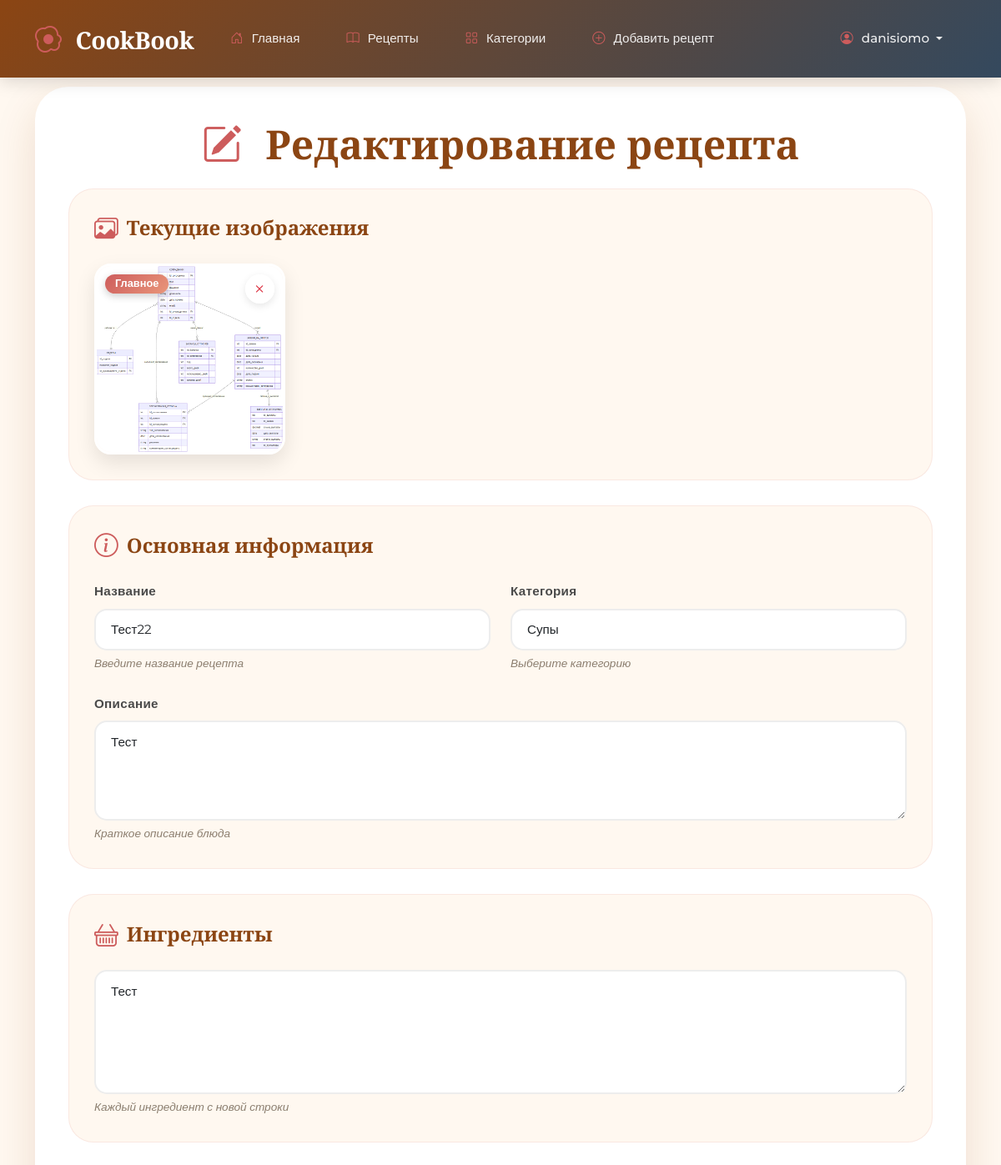
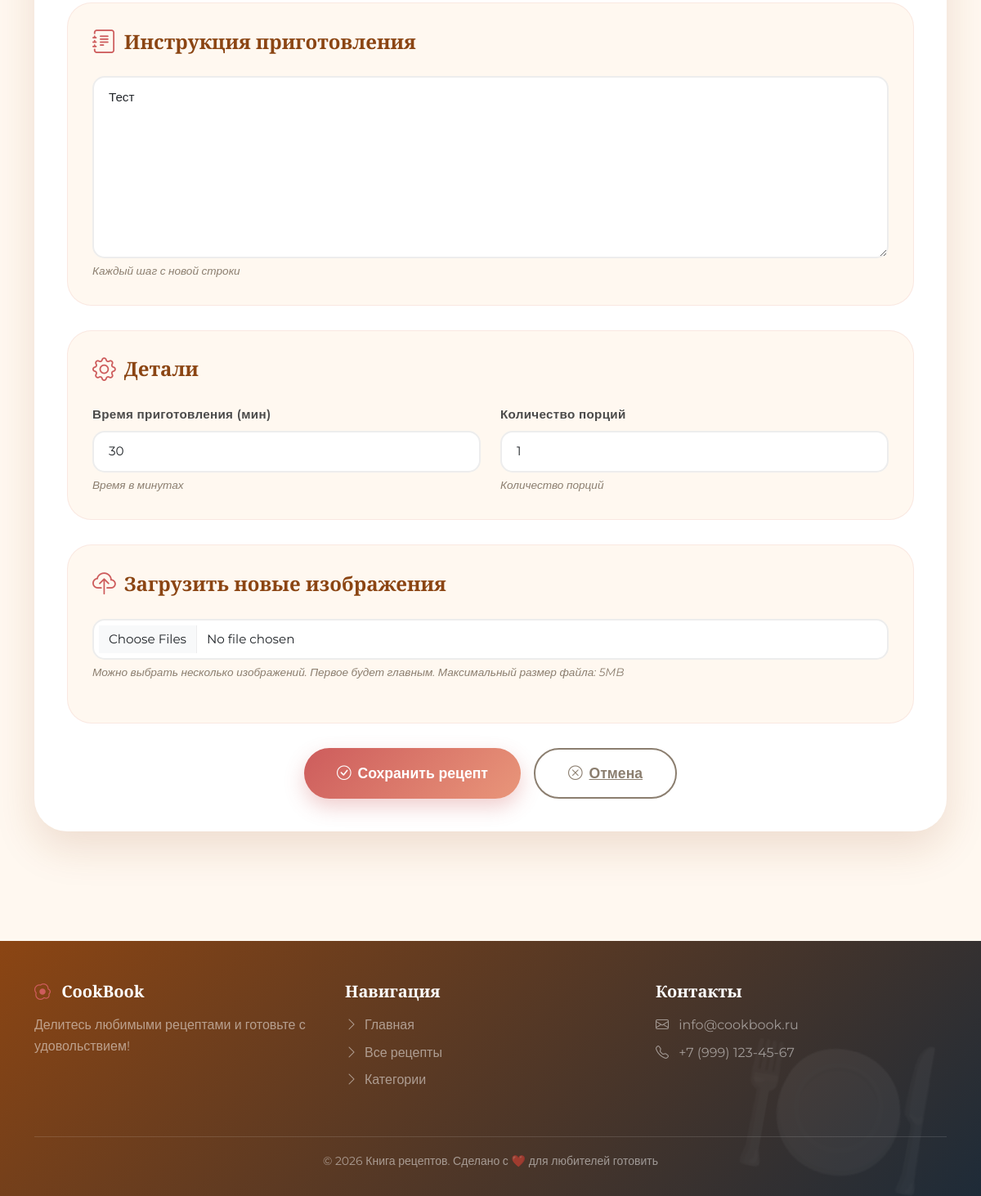
The page /recipe/2/edit/ (signed in) on the database its author committed (2 pictures, top to bottom).
### recipes/models.py (models this page shows, shortened)
class RecipeImage(models.Model):
    recipe = models.ForeignKey(
        Recipe,
        on_delete=models.CASCADE,
        verbose_name='Рецепт',
        related_name='images'
    )
    image = models.ImageField('Изображение', upload_to='recipes/')
    is_main = models.BooleanField('Главное', default=False)
    uploaded_at = models.DateTimeField('Загружено', auto_now_add=True)
    class Meta:
        verbose_name = 'Изображение'
        verbose_name_plural = 'Изображения'
        ordering = ['-is_main', '-uploaded_at']

class Recipe(models.Model):
    title = models.CharField('Название', max_length=200)
    description = models.TextField('Описание', blank=True)
    ingredients = models.TextField('Ингредиенты')
    instructions = models.TextField('Инструкция приготовления')
    cooking_time = models.PositiveIntegerField('Время приготовления (мин)', default=30)
    servings = models.PositiveIntegerField('Количество порций', default=1)
    category = models.ForeignKey(
        Category,
        on_delete=models.SET_NULL,
        null=True,
        blank=True,
        verbose_name='Категория',
        related_name='recipes'
    )
    author = models.ForeignKey(
        User,
        on_delete=models.CASCADE,
        verbose_name='Автор',
        related_name='recipes'
    )
    created_at = models.DateTimeField('Дата создания', auto_now_add=True)
    updated_at = models.DateTimeField('Дата обновления', auto_now=True)
    class Meta:
        verbose_name = 'Рецепт'
        verbose_name_plural = 'Рецепты'
        ordering = ['-created_at']

### recipes/views.py (the view)
# urls.py: path('recipe/<int:pk>/edit/', views.recipe_edit, name='recipe_edit'),
@login_required
def recipe_edit(request, pk):
    recipe = get_object_or_404(Recipe, pk=pk)
    if recipe.author != request.user and not request.user.is_staff:
        messages.error(request, 'Вы не можете редактировать этот рецепт')
        return redirect('recipe_detail', pk=pk)
    if request.method == 'POST':
        form = RecipeForm(request.POST, instance=recipe)
        if form.is_valid():
            form.save()
            images = request.FILES.getlist('images')
            make_first_main = not recipe.images.exists()
            for i, image in enumerate(images):
                RecipeImage.objects.create(
                    recipe=recipe,
                    image=image,
                    is_main=(i == 0 and make_first_main)
                )
            messages.success(request, 'Рецепт успешно обновлен!')
            return redirect('recipe_detail', pk=recipe.pk)
    else:
        form = RecipeForm(instance=recipe)
    return render(request, 'recipes/recipe_form.html', {
        'form': form,
        'recipe': recipe,
        'title': 'Редактирование рецепта'
    })

### templates/recipes/recipe_form.html (shortened to what this page needs)
{% extends 'base.html' %}
{% block content %}
<div class="form-container" data-aos="fade-up">
    <h1 class="display-5 fw-bold text-center mb-4" style="color: var(--primary-color); font-family: 'Playfair Display', serif;">
        <i class="bi bi-{% if recipe %}pencil-square{% else %}plus-circle{% endif %} me-3" style="color: var(--secondary-color);"></i>
        {{ title }}
    </h1>
    {% if recipe %}
        <div class="form-section">
            <h4><i class="bi bi-images"></i> Текущие изображения</h4>
            <div class="current-images">
                {% for image in recipe.images.all %}
                    <div class="image-item">
                        <img src="{{ image.image.url }}" alt="{{ recipe.title }}">
                        {% if image.is_main %}
                            <span class="badge">Главное</span>
                        {% endif %}
                        <form method="post" action="{% url 'image_delete' image.pk %}" style="display: inline;"
                              onsubmit="return confirm('Удалить это изображение?');">
                            <button type="submit" class="delete-btn" title="Удалить">
                                <i class="bi bi-x"></i>
                            </button>
                        </form>
                    </div>
                {% empty %}
                    <p class="text-muted">Нет изображений</p>
                {% endfor %}
            </div>
        </div>
    {% endif %}
    <form method="post" enctype="multipart/form-data" id="recipeForm">
        <div class="form-section">
            <h4><i class="bi bi-info-circle"></i> Основная информация</h4>
            <div class="row g-4">
                <div class="col-md-6">
                    <label class="form-label">{{ form.title.label }}</label>
                    {{ form.title }}
                    <div class="help-text">Введите название рецепта</div>
                </div>
                <div class="col-md-6">
                    <label class="form-label">{{ form.category.label }}</label>
                    {{ form.category }}
                    <div class="help-text">Выберите категорию</div>
                </div>
                <div class="col-12">
                    <label class="form-label">{{ form.description.label }}</label>
                    {{ form.description }}
                    <div class="help-text">Краткое описание блюда</div>
                </div>
            </div>
        </div>
        <div class="form-section">
            <h4><i class="bi bi-basket"></i> Ингредиенты</h4>
            {{ form.ingredients }}
            <div class="help-text">Каждый ингредиент с новой строки</div>
        </div>
        <div class="form-section">
            <h4><i class="bi bi-journal-text"></i> Инструкция приготовления</h4>
            {{ form.instructions }}
            <div class="help-text">Каждый шаг с новой строки</div>
        </div>
        <div class="form-section">
            <h4><i class="bi bi-gear"></i> Детали</h4>
            <div class="row g-4">
                <div class="col-md-6">
                    <label class="form-label">{{ form.cooking_time.label }}</label>
                    {{ form.cooking_time }}
                    <div class="help-text">Время в минутах</div>
                </div>
                <div class="col-md-6">
                    <label class="form-label">{{ form.servings.label }}</label>
                    {{ form.servings }}
                    <div class="help-text">Количество порций</div>
                </div>
            </div>
        </div>
        <div class="form-section">
            <h4><i class="bi bi-cloud-upload"></i> Загрузить новые изображения</h4>
            <input type="file" name="images" multiple accept="image/*" class="form-control" id="imageInput">
            <div class="help-text">Можно выбрать несколько изображений. Первое будет главным. Максимальный размер файла: 5MB</div>
        </div>
        <div class="d-flex gap-3 justify-content-center mt-4">
            <button type="submit" class="btn-submit">
                <i class="bi bi-check-circle me-2"></i>Сохранить рецепт
            </button>
            <a href="{% if recipe %}{% url 'recipe_detail' recipe.pk %}{% else %}{% url 'recipe_list' %}{% endif %}"
               class="btn-cancel">
                <i class="bi bi-x-circle me-2"></i>Отмена
            </a>
        </div>
    </form>
</div>
{% endblock %}

### templates/base.html (shortened to what this page needs)
<!DOCTYPE html>
<html lang="ru">
<head>
    <link href="https://cdn.jsdelivr.net/npm/bootstrap@5.3.0/dist/css/bootstrap.min.css" rel="stylesheet">
    <link rel="stylesheet" href="https://cdn.jsdelivr.net/npm/bootstrap-icons@1.11.0/font/bootstrap-icons.css">
    <link href="https://unpkg.com/aos@2.3.1/dist/aos.css" rel="stylesheet">
</head>
<body>
    <nav class="navbar navbar-expand-lg fixed-top">
        <div class="container">
            <a class="navbar-brand" href="{% url 'home' %}">
                <i class="bi bi-egg-fried"></i>
                CookBook
            </a>
            <div class="collapse navbar-collapse" id="navbarNav">
                <ul class="navbar-nav me-auto">
                    <li class="nav-item">
                        <a class="nav-link" href="{% url 'home' %}">
                            <i class="bi bi-house-door"></i> Главная
                        </a>
                    </li>
                    <li class="nav-item">
                        <a class="nav-link" href="{% url 'recipe_list' %}">
                            <i class="bi bi-book"></i> Рецепты
                        </a>
                    </li>
                    <li class="nav-item">
                        <a class="nav-link" href="{% url 'category_list' %}">
                            <i class="bi bi-grid"></i> Категории
                        </a>
                    </li>
                    {% if user.is_authenticated %}
                        <li class="nav-item">
                            <a class="nav-link" href="{% url 'recipe_create' %}">
                                <i class="bi bi-plus-circle"></i> Добавить рецепт
                            </a>
                        </li>
                    {% endif %}
                </ul>
                <ul class="navbar-nav">
                    {% if user.is_authenticated %}
                        <li class="nav-item dropdown">
                            <a class="nav-link dropdown-toggle" href="#" role="button" data-bs-toggle="dropdown">
                                <i class="bi bi-person-circle"></i> {{ user.username }}
                            </a>
                        </li>
                    {% endif %}
                </ul>
            </div>
        </div>
    </nav>
    <main class="container py-4">
        {% block content %}{% endblock %}
    </main>
    <footer class="footer">
        <div class="container">
            <div class="row">
                <div class="col-md-4 mb-4">
                    <h5 class="text-white mb-3">
                        <i class="bi bi-egg-fried me-2" style="color: var(--secondary-color);"></i>
                        CookBook
                    </h5>
                    <p class="text-white-50">Делитесь любимыми рецептами и готовьте с удовольствием!</p>
                </div>
                <div class="col-md-4 mb-4">
                    <h5 class="text-white mb-3">Навигация</h5>
                    <ul class="list-unstyled">
                        <li class="mb-2"><a href="{% url 'home' %}" class="text-white-50"><i class="bi bi-chevron-right me-2"></i>Главная</a></li>
                        <li class="mb-2"><a href="{% url 'recipe_list' %}" class="text-white-50"><i class="bi bi-chevron-right me-2"></i>Все рецепты</a></li>
                        <li class="mb-2"><a href="{% url 'category_list' %}" class="text-white-50"><i class="bi bi-chevron-right me-2"></i>Категории</a></li>
                    </ul>
                </div>
                <div class="col-md-4 mb-4">
                    <h5 class="text-white mb-3">Контакты</h5>
                    <p class="text-white-50 mb-2">
                        <i class="bi bi-envelope me-2"></i> info@cookbook.ru
                    </p>
                    <p class="text-white-50">
                        <i class="bi bi-telephone me-2"></i> +7 (999) 123-45-67
                    </p>
                </div>
            </div>
            <hr class="text-white-50">
            <div class="text-center text-white-50">
                <small>© 2026 Книга рецептов. Сделано с ❤️ для любителей готовить</small>
            </div>
        </div>
    </footer>
</body>
</html>

### rows shown on the page
RecipeImage: image (picture), is_main "Главное"
Recipe: title "Тест22", category "Супы", description "Тест", ingredients "Тест", instructions "Тест", cooking_time "30", servings "1"

### other values the page prints
{{ user.username }} "danisiomo"
{{ title }} "Редактирование рецепта"
